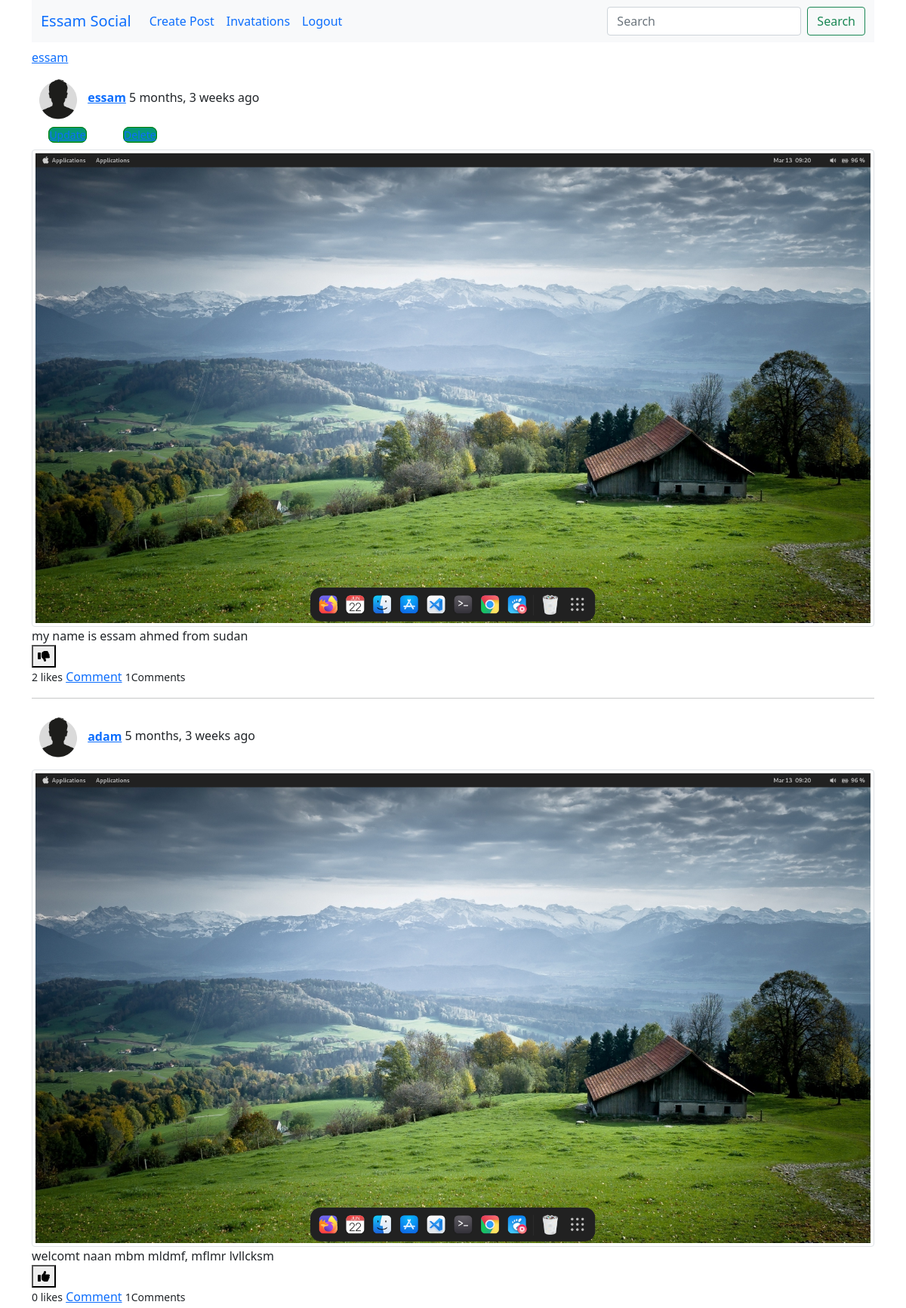
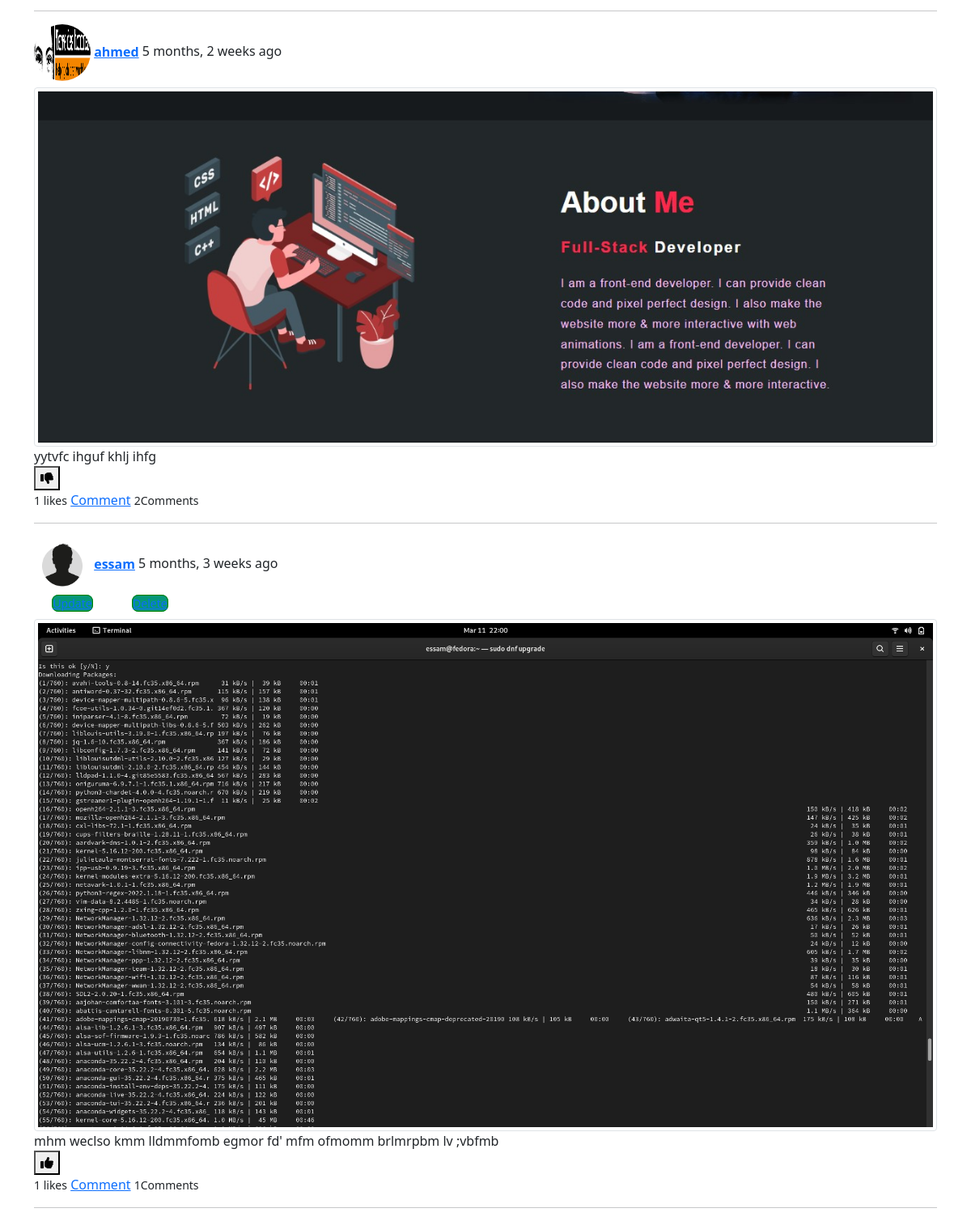
Screenshot of / (signed in) with the database file from the repository (2 pictures, top to bottom).
### profiles/models.py (models this page shows, shortened)
class Profile(models.Model) :
    user = models.OneToOneField(User, on_delete=models.CASCADE)
    slug = models.SlugField(unique=True, null=True, blank=True)
    avatar = models.ImageField(upload_to='avatars', default="avatars/no_avatar.png")
    bio = models.TextField(blank=True)
    friends = models.ManyToManyField(User, blank=True, related_name="friends")
    gender = models.CharField(choices=GENDER, max_length=6, blank=True)
    country = models.CharField(max_length=122, blank=True)
    created = models.DateTimeField(auto_now_add=True)
    updated = models.DateTimeField(auto_now=True)
    objects = ProfileManager()
    def get_profile_user(self) :
        return reverse("profiles:profile_user",kwargs={"slug":self.slug})
    def get_my_profile(self) :
        return reverse("profiles:my_profile")
    def get_avatar_url(self) :
        try :
            url = self.avatar.url
        except :
            url = None
        return url
    def get_all_friends(self) :
         return self.friends.all()
    def get_my_posts_and_my_friends_posts(self) :
        users = [user for user in self.get_all_friends()]
        posts = set()
        qs = None
        for user in users :
            profile = Profile.objects.get(user=user)
            post_profile = profile.post_set.all()
            posts.add(post_profile)
        my_posts = self.post_set.all()
        posts.add(my_posts)
        if len(posts) > 0 :
           qs =  sorted(chain(*posts),reverse=True, key=lambda x:x.created)
        random.shuffle(qs)
        return qs[:10]

### posts/models.py (models this page shows, shortened)
class Post(models.Model) :
    auther = models.ForeignKey(Profile, on_delete=models.CASCADE)
    text = models.TextField()
    slug = models.SlugField(blank=True, null=True, unique=True)
    image = models.ImageField(upload_to="posts", blank=True)
    liked = models.ManyToManyField(Profile, blank=True, related_name="likes")
    created = models.DateTimeField(auto_now_add=True)
    updated = models.DateTimeField(auto_now=True)
    objects = PostManager()
    def get_all_user_liked(self) :
        return self.liked.all()
    def get_all_no_of_like(self) :
        return self.get_all_user_liked().count()
    def get_all_comment(self) :
        return self.comment_set.all()
    def get_all_comment_num(self) :
        return self.get_all_comment().count()
    def get_detail_post_url(self) :
        return reverse("posts:detail_post", kwargs={"slug":self.slug})
    def get_url_update_post(self) :
        return reverse("posts:update_post", kwargs={"slug":self.slug})
    def get_url_delete_post(self) :
        return reverse("posts:delete_post", kwargs={"slug":self.slug})

### posts/views.py (the view)
# urls.py: path('', views.home_view, name="home"),
@login_required
def home_view(request) :
    template_name = "posts/home.html"
    profile = Profile.objects.get(user=request.user)
    post = profile.get_my_posts_and_my_friends_posts()
    is_empty = False
    if len(post) == 0 :
        is_empty = True
    context = {
        "post":post[:10],
        "is_empty":is_empty,
        "profile":profile
    }
    return render(request, template_name, context)

### posts/models.py (called while the page is built)
    def get_queryset(self) :
        return PostQuerySet(self.model, using=self._db)

### posts/templates/posts/home.html (shortened to what this page needs)
{% extends "base.html" %}
{% load static %}
{% block content %}
<a href="{{profile.get_my_profile}}"> {{profile.user.username}}</a>
<div class="mt-2">
    {% if is_empty %}
    <div>
        no posts to display <a href="{% url 'profiles:invatations' %}">add friends</a>
    </div>
    {% else %}
    {% for item in post %}
        <div>
            <div>
                <b>
                   <img src="{{item.auther.get_avatar_url}}" class="avatar" alt="">
                    {% if request.user == item.auther.user %}
                    <a href="{{item.auther.get_my_profile}}">{{item.auther.user.username}}</a>
                    {% else %}
                    <a href="{{item.auther.get_profile_user}}">{{item.auther.user.username}}</a>
                    {% endif %}
                </b>
                <span>{{item.created|timesince}} ago</span>
            </div>
            <div>
                <small>
                    {% if request.user == item.auther.user %}
                    <a href="{{item.get_url_update_post}}" class="change">Update</a>
                    <a href="{{item.get_url_delete_post}}" class="change">Delete</a>
                    {% endif %}
                </small>
            </div>
            <div class="mt-2">
                {% if item.image %}
                    <img src="{{item.image.url}}" class="img-fluid img-thumbnail" alt="...">
                {% endif %} <br>
                <div>
                    {{item.text}}
                </div>
                <div>
                    <form action="{% url 'posts:like_unlike' %}" method="post">
                            {% if profile in item.liked.all %}
                            <button type="submit"><i class="fa fa-thumbs-down"></i></button>
                            {% else %}
                            <button type="submit"><i class="fa fa-thumbs-up"></i></button>
                            {% endif %}
                    </form>
                    <small>{{item.get_all_no_of_like}} likes</small>
                    <a href="{{item.get_detail_post_url}}">Comment</a> <small>{{item.get_all_comment_num}}Comments</small>
                </div>
            </div>
        </div>
        <hr>
    {% endfor %}
    {% endif %}
</div>
{% endblock content %}

### templates/base.html (shortened to what this page needs)
{% load static %}
<!doctype html>
<html lang="en">
  <head>
    <link rel="stylesheet" href="{% static 'style/main.css' %}" alt="My image">
    <link href="https://cdn.jsdelivr.net/npm/bootstrap@5.1.3/dist/css/bootstrap.min.css" rel="stylesheet">
    <link rel="stylesheet" href="https://cdnjs.cloudflare.com/ajax/libs/font-awesome/6.1.2/css/all.min.css">
  </head>
  <body class="container body">
    {% include 'navbar.html' %}
    <div class="mt-2">
            {% block content %}
            {% endblock content %}
    </div>
  </body>
</html>

### templates/navbar.html (shortened to what this page needs)
{% if request.user.is_authenticated %}
<nav class="navbar navbar-expand-lg bg-light">
  <div class="container-fluid">
    <div class="collapse navbar-collapse" id="navbarTogglerDemo01">
      <a class="navbar-brand" href="{% url 'posts:home' %}">Essam Social</a>
      <ul class="navbar-nav me-auto mb-2 mb-lg-0">
      <li>
        <a class="nav-link active" href="{% url 'posts:create_post' %}">Create Post</a>
      </li>
        <li class="nav-item">
          <a class="nav-link active" aria-current="page" href="{% url 'profiles:invatations' %}">Invatations</a>
        </li>
        <li class="nav-item">
        <a href="{% url 'profiles:logout' %}" class="nav-link active">Logout</a>
        </li>
      </ul>
      <form method="get" action="{% url 'search:search' %}" class="d-flex" role="search">
        <input class="form-control me-2" type="search" placeholder="Search" name="q" aria-label="Search">
        <button class="btn btn-outline-success" type="submit">Search</button>
      </form>
    </div>
  </div>
</nav>
{% endif %}

### static/style/main.css (style rules this page uses)
.change { margin: 1.6em; border: 1px solid green; border-radius: 8px; background-color: rgb(6, 151, 120); }
.avatar { width: 70px; height: 70px; border-radius: 70px; }

### rows the page displays
Profile: user.username "essam"
Post: auther.get_avatar_url (placeholder picture), auther.user.username "essam", created "5 months, 3 weeks", image (picture), text "my name is essam ahmed from sudan", get_all_no_of_like "2", get_all_comment_num "1"
Post: auther.get_avatar_url (placeholder picture), auther.user.username "adam", created "5 months, 3 weeks", image (picture), text "welcomt naan mbm mldmf, mflmr lvllcksm", get_all_no_of_like "0", get_all_comment_num "1"
Post: auther.get_avatar_url (picture), auther.user.username "ahmed", created "5 months, 2 weeks", image (picture), text "yytvfc ihguf khlj ihfg", get_all_no_of_like "1", get_all_comment_num "2"
Post: auther.get_avatar_url (placeholder picture), auther.user.username "essam", created "5 months, 3 weeks", image (picture), text "mhm weclso kmm lldmmfomb egmor fd' mfm ofmomm brlmrpbm lv ;vbfmb", get_all_no_of_like "1", get_all_comment_num "1"
